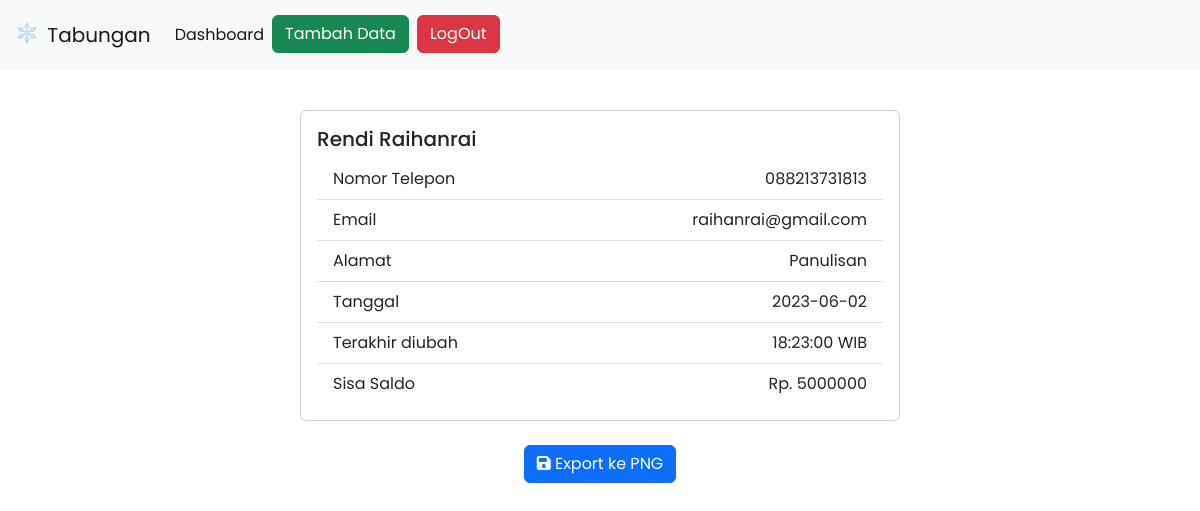
Screenshot of /Tabungan/riwayat.php?id=2 with the database file from the repository.
### tables this page shows
CREATE TABLE `nasabah` (
  `id` int(11) NOT NULL,
  `nomor_rekening` varchar(10) NOT NULL,
  `nama` varchar(255) NOT NULL,
  `nomor_telepon` varchar(13) NOT NULL,
  `email` varchar(255) NOT NULL,
  `alamat` varchar(255) NOT NULL,
  `tanggal` date NOT NULL,
  `waktu` time NOT NULL,
  `saldo` int(255) NOT NULL
);

### Tabungan/functions.php (called while the page is built, shortened)
<?php
$host = 'localhost';
$username = 'root';
$password = '';
$database = 'tabungan';
$conn = new mysqli($host, $username, $password, $database);
function riwayatTransaksi($id) {
    global $conn;
    $query = "SELECT * FROM nasabah  WHERE id = $id";
    $result = $conn->query($query);
    if ($result->num_rows == 1) {
        return $result->fetch_assoc();
    } else {
        return false;
    }
}
?>

### Tabungan/riwayat.php (the view, shortened to what this page needs)
<?php
require_once 'functions.php';
$id = $_GET['id'];
$data = riwayatTransaksi($id);
?>
<!DOCTYPE html>
<html lang="en">
<head>
    <link rel="stylesheet" href="https://cdn.jsdelivr.net/npm/bootstrap@5.2.3/dist/css/bootstrap.min.css">
    <link rel="stylesheet" href="https://cdnjs.cloudflare.com/ajax/libs/font-awesome/6.4.0/css/all.min.css">
    <link rel="stylesheet" href="style.css">
</head>
<body>
    <nav class="navbar navbar-expand-lg bg-light">
        <div class="container-fluid">
        <a class="navbar-brand" href="index.php">
        <img src="./img/Element_Cryo.svg" alt="Logo" width="30" height="24" class="d-inline-block align-text-top">
        Tabungan
        </a>
            <div class="collapse navbar-collapse" id="navbarSupportedContent">
                <ul class="navbar-nav me-auto mb-2 mb-lg-0">
                    <li class="nav-item">
                    <a class="nav-link active" aria-current="page" href="index.php">Dashboard</a>
                    </li>
                    <li class="nav-item">
                    <a href="tambah.php" class="me-2 btn btn-success">Tambah Data</a>
                    </li>
                    <li class="nav-item">
                    <a href="logout.php" class="me-2 btn btn-danger">LogOut</a>
                    </li>
                </ul>
            </div>
        </div>
    </nav>
    <div class="container">
        <div class="card mx-auto" style="max-width: 600px;">
            <div class="card-body">
                <h5 class="card-title"><?php echo $data['nama']; ?></h5>
                <ul class="list-group list-group-flush">
                    <li class="list-group-item">
                        <span>Nomor Telepon</span>
                        <?php echo $data['nomor_telepon']; ?>
                    </li>
                    <li class="list-group-item">
                        <span>Email</span>
                        <?php echo $data['email']; ?>
                    </li>
                    <li class="list-group-item">
                        <span>Alamat</span>
                        <?php echo $data['alamat']; ?>
                    </li>
                    <li class="list-group-item">
                        <span>Tanggal</span>
                        <?php echo $data['tanggal']; ?>
                    </li>
                    <li class="list-group-item">
                        <span>Terakhir diubah</span>
                        <?php echo $data['waktu']; ?> WIB
                    </li>
                    <li class="list-group-item">
                        <span>Sisa Saldo</span>
                        Rp. <?php echo $data['saldo']; ?>
                    </li>
                </ul>
            </div>
        </div>
        <div class="text-center mt-4">
            <button id="exportButton" class="btn btn-primary"><i class="fa-solid fa-floppy-disk"></i> Export ke PNG</button>
        </div>
    </div>
</body>
</html>

### Tabungan/style.css (style rules this page uses)
* { font-size: 1rem; font-family: Poppins, 'sans-serif'; }
.container { margin-top: 40px; }
.navbar { height: 70px; }

### Tabungan/riwayat.php (style rules this page uses)
.list-group-item { display: flex; align-items: center; justify-content: space-between; }
.list-group-item span { margin-right: 5px; }

### rows the page displays
nasabah: nama "Rendi Raihanrai", nomor_telepon "088213731813", email "raihanrai@gmail.com", alamat "Panulisan", tanggal "2023-06-02", waktu "18:23:00", saldo "5000000"
